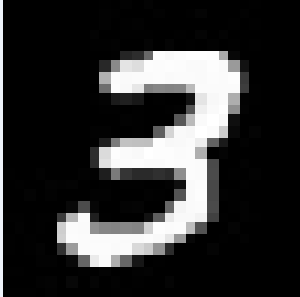
#> input picture 图片提取/image/number3.jpg, 100 x 99 px (shown 3 times larger)
$ python imageGet.py
#> lines starting #> are read from the running program, lines starting #| are printed output that depends on the picture
from PIL import Image
import numpy as np
#该方法为提取数字图片的特征向量，下面说说如何提取图片中的特征向量

#将二值化的数组转化为网络特征值
def get_features(array):
    # 拿到数组的高度和宽度
    h, w = array.shape
    data = []
    for x in range(0, w / 4):
        offset_y = x * 4
        temp = []
        for y in range(0, h / 4):
            offset_x = y * 4
            # 统计每个区域的1的值
            temp.append(sum(sum(array[0 + offset_y:4 + offset_y, 0 + offset_x:4 + offset_x])))
        data.append(temp)
    return np.asarray(data)


# 打开一张图片
#图片样式，一个黑白数字图片
img = Image.open("number3.jpg")
#> img is the input picture: PIL image 100x99 RGBA; mean R, G, B, A 49, 49.1, 49.2, 255

#为了统一，将所有得到的图片都化为32*32处理
img = img.resize((32, 32))
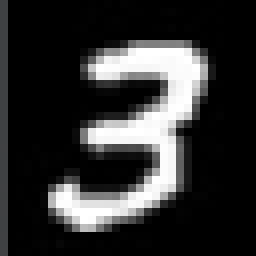
#> img: PIL image 32x32 RGBA (shown 8 times larger); mean R, G, B, A 48.8, 48.8, 48.9, 255
#二值化操作，在此之前要先灰度化处理，即把所有彩色图片都转化为黑白图片
#二值化就是将数据转化为0，1数组形式，设定一个阈值，大于这个阈值的像素点设为1，小于该阈值设为0
img = img.point(lambda x: 1 if x > 120 else 0)
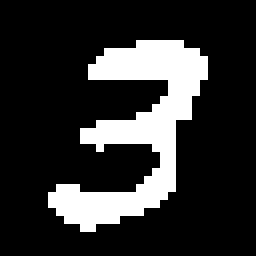
#> img: PIL image 32x32 RGBA (shown 8 times larger); mean R, G, B, A 0.188, 0.188, 0.188, 1; drawn with 1 as white
#用lambda方法得到图片的二值化输出，再将二值化输出转化为网络特征统计图

# 将图片转换为数组形式，元素为其像素的亮度值
img_array = np.asarray(img)
print(img_array)
#> (printed output is left out)

#> (the run stopped early here; a loop or call above may not have finished)
